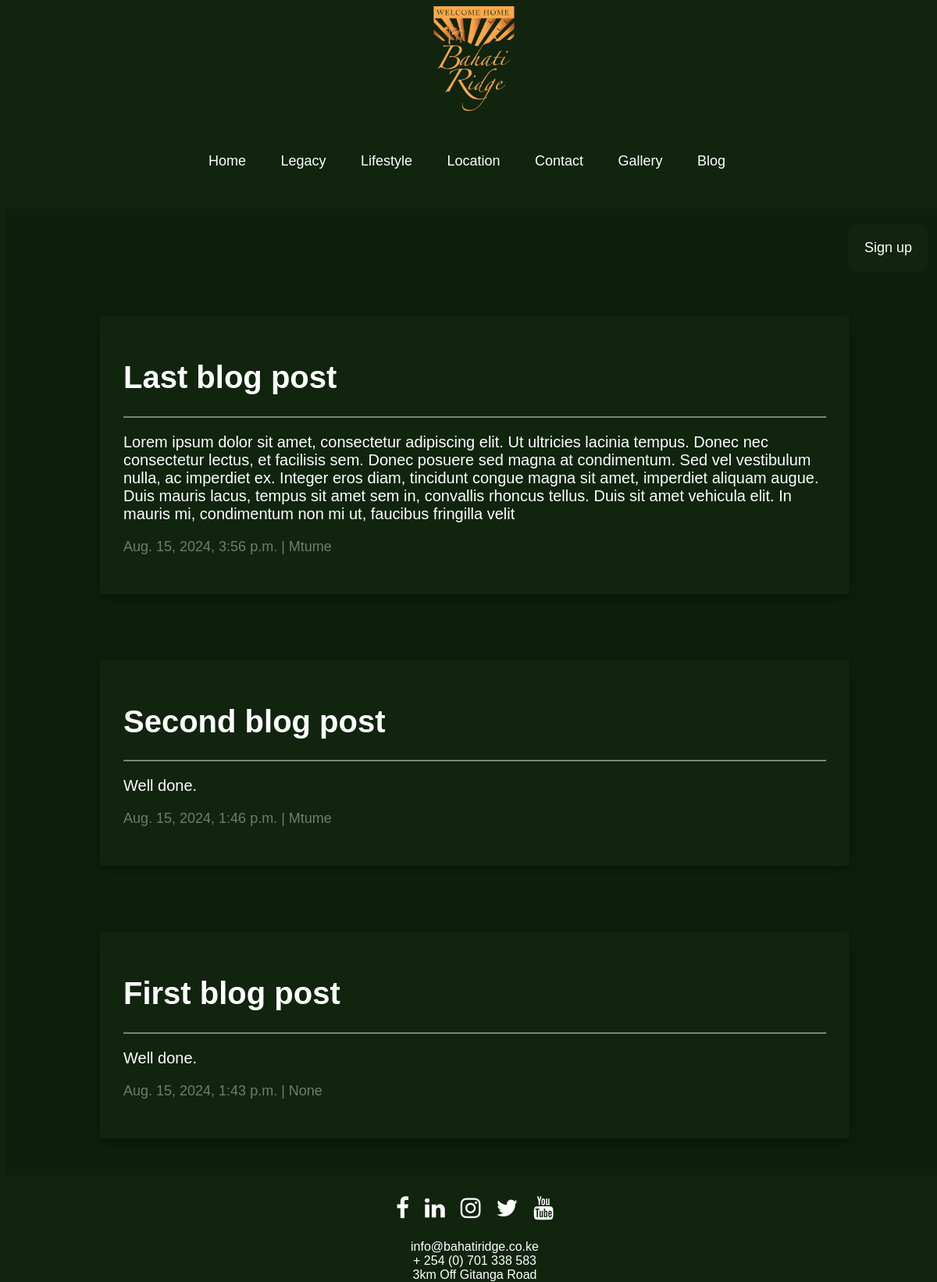
The page /BRDL/blog on the database its author committed.
### BRDLapp/models.py (models this page shows)
class Post(models.Model):
    title = models.CharField(max_length=255)
    name = models.CharField(max_length=255, null=True)
    slug = models.SlugField()
    body = models.TextField()
    date_added = models.DateTimeField(auto_now_add=True)
    class Meta:
        ordering = ['-date_added']

### BRDLapp/views.py (the view)
# urls.py: path("blog", views.blog, name="blog"),
def blog(request):
    posts = Post.objects.all()
    return render(request, "main/blog.html", {"posts": posts})

### BRDLapp/templates/main/blog.html (shortened to what this page needs)
{% extends "base.html" %}
{% block body %}
<div class="grid-container">
    <div class="grid-items">
    {% if not user.is_authenticated %}
    <button style="float: right; margin: 20px;">Sign up</button>
    {% endif %}
    </div>
</div>
<div class="grid-container">
    {%for post in posts%}
    <div class="grid-item" style="text-align: left;">
    <h1>{{post.title}}</h1>
    <hr style="color: #ceaa57; opacity: 0.6;">
    <p>{{post.intro}}<p>
    <p>{{post.body}}<p>
    <p style="font-size:18px; opacity: 0.4;">{{post.date_added}} | {{post.name}} <p>
</div>
{% endfor %}
</div>
{% endblock %}

### BRDLapp/templates/base.html (shortened to what this page needs)
{% load static %}
<!DOCTYPE html>
<html lang="en">
<head>
    <link rel="stylesheet" href="{% static 'style.css' %}">
    <link rel="stylesheet" href="https://cdnjs.cloudflare.com/ajax/libs/font-awesome/4.7.0/css/font-awesome.min.css">
</head>
<img src={% static 'images/BahatiRidgeLogo.png' %} alt="Bahati Ridge Logo."><br>
<nav>
    <button onclick="location.href='home'">Home</button>
    <button onclick="location.href='legacy'">Legacy</button>
    <button onclick="location.href='lifestyle'">Lifestyle</button>
    <button onclick="location.href='location'">Location</button>
    <button onclick="location.href='contact'">Contact</button>
    <button onclick="location.href='gallery'">Gallery</button>
    <button onclick="location.href='blog'">Blog</button>
</nav>
{% block body %}{% endblock %}
{% block footer %}
<div class="footer" style="color: white; margin-left: -40px;">
    <div>
        <ul style="list-style-type: none;">
            <li><a style="text-decoration: none; font-size: 30px; color: white; margin: 10px" href="#" class="fa fa-facebook"></a><a style="text-decoration: none; font-size: 30px; color: white; margin: 10px"  href="#" class="fa fa-linkedin"></a><a style="text-decoration: none; font-size: 30px; color: white; margin: 10px"  href="#" class="fa fa-instagram"></a><a style="text-decoration: none; font-size: 30px; color: white; margin: 10px"  href="#" class="fa fa-twitter"></a><a style="text-decoration: none; font-size: 30px; color: white; margin: 10px"  href="#" class="fa fa-youtube"></a></li>
        </ul>
    </div>
    <div>
        <ul style="list-style-type: none;">
            <li>info@bahatiridge.co.ke</li>
            <li>+ 254 (0) 701 338 583</li>
            <li>3km Off Gitanga Road</li>
        </ul>
    </div>
</div>
{% endblock %}
</html>

### BRDLapp/static/style.css (style rules this page uses)
html { background-color: #10240e; overflow-x: hidden; font-family: Arial, Helvetica, sans-serif; width: 100%; height: 100%; }
img { width: 10%; }
nav { width: 100%; padding: 30px; margin-left: -40px; }
.grid-container { display: grid; grid-template-columns: auto; background-color: #0e200d; }
.grid-item { background-color: rgba(255, 255, 255, 0.8); padding: 30px; box-shadow: 0 4px 8px 0 rgba(0, 0, 0, 0.2), 0 6px 20px 0 rgba(0, 0, 0, 0.19); margin: 3% 10% 4% 10%; background-color: #10240e; color: white; border-radius: 3px; font-size: 20px; animation: fade 3s; }
button { border-radius: 10px; border-style: none; font-size: large; width: auto; height: auto; background-color: #10240e; color: white; padding: 20px; }

### rows shown on the page
Post: title "Last blog post", body "Lorem ipsum dolor sit amet, consectetur adipiscing elit. Ut ultricies lacinia tempus. Donec nec consectetur lectus, et facilisis sem. Donec posuere sed magna at condimentum. Sed vel vestibulum nulla, ac imperdiet ex. Integer eros diam, tincidunt congue magna sit amet, imperdiet aliquam augue. Duis mauris lacus, tempus sit amet sem in, convallis rhoncus tellus. Duis sit amet vehicula elit. In mauris mi, condimentum non mi ut, faucibus fringilla velit", date_added "Aug. 15, 2024, 3:56 p.m.", name "Mtume"
Post: title "Second blog post", body "Well done.", date_added "Aug. 15, 2024, 1:46 p.m.", name "Mtume"
Post: title "First blog post", body "Well done.", date_added "Aug. 15, 2024, 1:43 p.m.", name "None"
